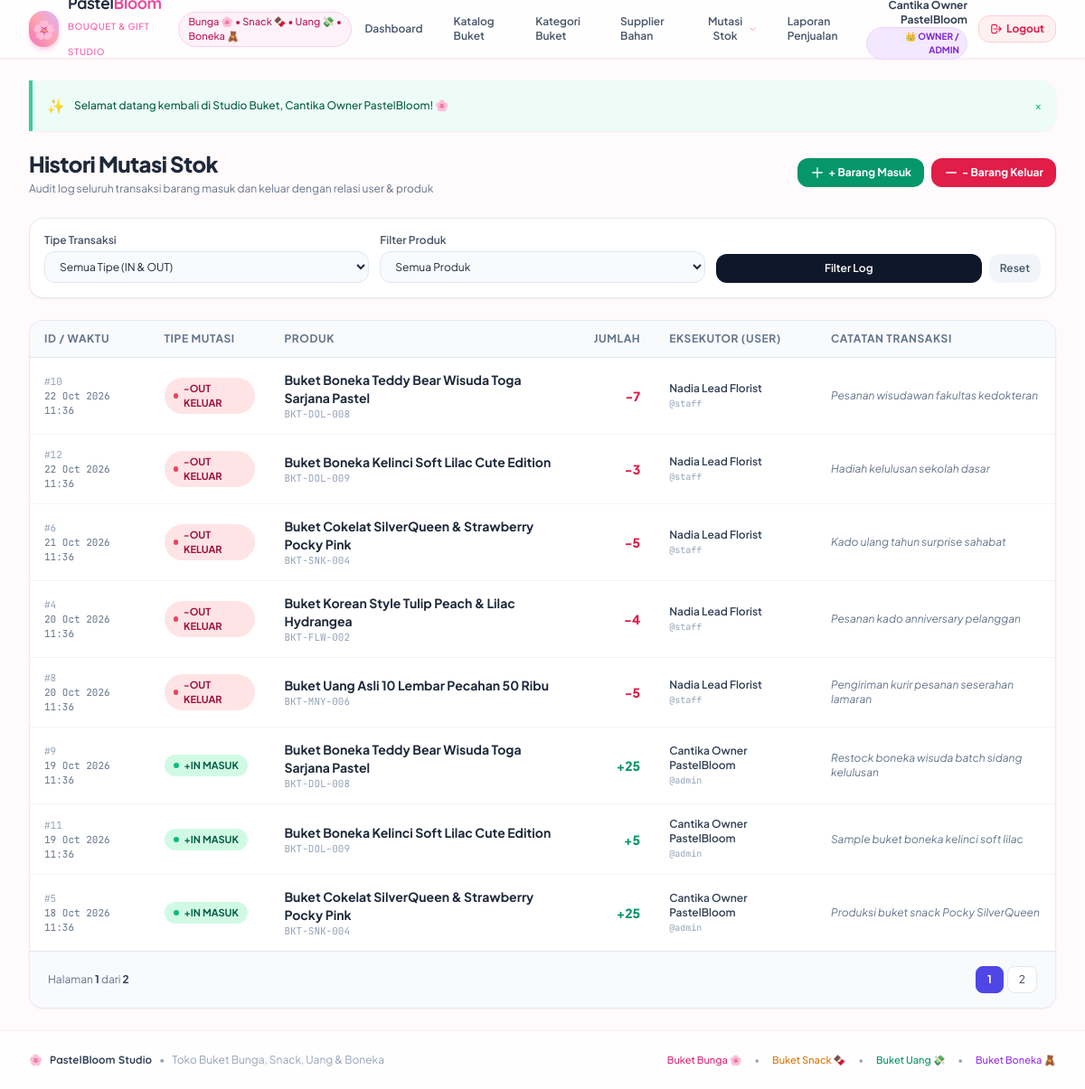
The page /movements.php (signed in) on the database its author committed.
### tables this page shows
CREATE TABLE `stock_movements` (
    `id` INT PRIMARY KEY AUTO_INCREMENT,
    `product_id` INT NOT NULL,
    `user_id` INT NOT NULL,
    `type` ENUM('IN', 'OUT') NOT NULL,
    `quantity` INT NOT NULL,
    `notes` TEXT DEFAULT NULL,
    `created_at` TIMESTAMP DEFAULT CURRENT_TIMESTAMP,
    FOREIGN KEY (`product_id`) REFERENCES `products`(`id`) ON UPDATE CASCADE ON DELETE RESTRICT,
    FOREIGN KEY (`user_id`) REFERENCES `users`(`id`) ON UPDATE CASCADE ON DELETE RESTRICT
);

CREATE TABLE `products` (
    `id` INT PRIMARY KEY AUTO_INCREMENT,
    `category_id` INT NOT NULL,
    `sku` VARCHAR(50) NOT NULL UNIQUE,
    `name` VARCHAR(150) NOT NULL,
    `price` DECIMAL(12,2) NOT NULL DEFAULT 0.00,
    `stock` INT NOT NULL DEFAULT 0,
    `minimum_stock` INT NOT NULL DEFAULT 5,
    `description` TEXT DEFAULT NULL,
    `created_at` TIMESTAMP DEFAULT CURRENT_TIMESTAMP,
    FOREIGN KEY (`category_id`) REFERENCES `categories`(`id`) ON UPDATE CASCADE ON DELETE RESTRICT
);

CREATE TABLE `user_profiles` (
    `id` INT PRIMARY KEY AUTO_INCREMENT,
    `user_id` INT NOT NULL UNIQUE,
    `full_name` VARCHAR(100) NOT NULL,
    `phone` VARCHAR(20) DEFAULT NULL,
    `address` TEXT DEFAULT NULL,
    FOREIGN KEY (`user_id`) REFERENCES `users`(`id`) ON DELETE CASCADE ON UPDATE CASCADE
);

CREATE TABLE `users` (
    `id` INT PRIMARY KEY AUTO_INCREMENT,
    `username` VARCHAR(50) NOT NULL UNIQUE,
    `password_hash` VARCHAR(255) NOT NULL,
    `role` ENUM('admin', 'staff') NOT NULL DEFAULT 'staff',
    `created_at` TIMESTAMP DEFAULT CURRENT_TIMESTAMP
);

### escape.php (called while the page is built, shortened)
<?php
if (!function_exists('e')) {
    function e(?string $value): string {
        return htmlspecialchars((string) ($value ?? ''), ENT_QUOTES, 'UTF-8');
    }
}
if (!function_exists('format_date')) {
    function format_date(?string $datetime): string {
        return date('d M Y H:i', strtotime($datetime));
    }
}

### movements.php (the view, shortened to what this page needs)
<?php
require_once __DIR__ . '/../../config/database.php';
require_once __DIR__ . '/../../helpers/escape.php';
$where = [];
$params = [];
$whereSql = !empty($where) ? 'WHERE ' . implode(' AND ', $where) : '';
$page = max(1, (int)($_GET['page'] ?? 1));
$perPage = 8;
$offset = ($page - 1) * $perPage;
$countStmt = $pdo->prepare("SELECT COUNT(*) FROM stock_movements sm {$whereSql}");
$countStmt->execute($params);
$totalData = (int) $countStmt->fetchColumn();
$totalPages = (int) ceil($totalData / $perPage);
$sql = "
    SELECT sm.id, sm.type, sm.quantity, sm.notes, sm.created_at,
           p.name AS product_name, p.sku,
           u.username, up.full_name AS user_fullname
    FROM stock_movements sm
    JOIN products p ON p.id = sm.product_id
    JOIN users u ON u.id = sm.user_id
    LEFT JOIN user_profiles up ON up.user_id = u.id
    {$whereSql}
    ORDER BY sm.created_at DESC
    LIMIT :limit OFFSET :offset
";
$stmt = $pdo->prepare($sql);
$stmt->bindValue(':limit', $perPage, PDO::PARAM_INT);
$stmt->bindValue(':offset', $offset, PDO::PARAM_INT);
$stmt->execute();
$movements = $stmt->fetchAll();
require_once __DIR__ . '/../../views/header.php';
?>
<div class="space-y-6">
    <div class="flex flex-col sm:flex-row sm:items-center justify-between gap-4">
        <div>
            <h1 class="text-2xl font-black text-slate-800 tracking-tight">Histori Mutasi Stok</h1>
            <p class="text-xs text-slate-500 mt-1">Audit log seluruh transaksi barang masuk dan keluar dengan relasi user &amp; produk</p>
        </div>
        <div class="flex items-center space-x-2">
            <a href="in.php" class="bg-emerald-600 hover:bg-emerald-700 text-white px-3.5 py-2 rounded-xl font-bold text-xs shadow-sm transition flex items-center">
                <svg class="w-4 h-4 mr-1" fill="none" stroke="currentColor" viewBox="0 0 24 24"><path stroke-linecap="round" stroke-linejoin="round" stroke-width="2" d="M12 4v16m8-8H4"/></svg>
                + Barang Masuk
            </a>
            <a href="out.php" class="bg-rose-600 hover:bg-rose-700 text-white px-3.5 py-2 rounded-xl font-bold text-xs shadow-sm transition flex items-center">
                <svg class="w-4 h-4 mr-1" fill="none" stroke="currentColor" viewBox="0 0 24 24"><path stroke-linecap="round" stroke-linejoin="round" stroke-width="2" d="M20 12H4"/></svg>
                - Barang Keluar
            </a>
        </div>
    </div>
    <div class="bg-white rounded-2xl p-4 border border-slate-200/80 shadow-sm">
        <form method="GET" action="movements.php" class="grid grid-cols-1 sm:grid-cols-3 gap-3">
            <div>
                <label class="block text-xs font-semibold text-slate-600 mb-1">Tipe Transaksi</label>
                <select name="type" class="w-full px-3 py-2 bg-slate-50 rounded-xl border border-slate-200 text-xs focus:ring-2 focus:ring-indigo-500 focus:outline-none">
                    <option value="">Semua Tipe (IN &amp; OUT)</option>
                </select>
            </div>
            <div>
                <label class="block text-xs font-semibold text-slate-600 mb-1">Filter Produk</label>
                <select name="product_id" class="w-full px-3 py-2 bg-slate-50 rounded-xl border border-slate-200 text-xs focus:ring-2 focus:ring-indigo-500 focus:outline-none">
                    <option value="">Semua Produk</option>
                </select>
            </div>
            <div class="flex items-end space-x-2">
                <button type="submit" class="flex-1 bg-slate-900 hover:bg-slate-800 text-white font-semibold py-2 px-3 rounded-xl text-xs transition">
                    Filter Log
                </button>
                <a href="movements.php" class="bg-slate-100 hover:bg-slate-200 text-slate-600 font-semibold py-2 px-3 rounded-xl text-xs transition">
                    Reset
                </a>
            </div>
        </form>
    </div>
    <div class="bg-white rounded-2xl border border-slate-200/80 shadow-sm overflow-hidden">
        <div class="overflow-x-auto">
            <table class="w-full text-left text-xs">
                <thead class="bg-slate-50 border-b border-slate-200 text-slate-500 uppercase tracking-wider font-semibold">
                    <tr>
                        <th class="py-3 px-4">ID / Waktu</th>
                        <th class="py-3 px-4">Tipe Mutasi</th>
                        <th class="py-3 px-4">Produk</th>
                        <th class="py-3 px-4 text-right">Jumlah</th>
                        <th class="py-3 px-4">Eksekutor (User)</th>
                        <th class="py-3 px-4">Catatan Transaksi</th>
                    </tr>
                </thead>
                <tbody class="divide-y divide-slate-100 text-slate-600">
                    <?php if (empty($movements)): ?>
                    <tr><td colspan="6" class="py-8 text-center text-slate-400">Belum ada catatan mutasi stok sesuai filter.</td></tr>
                    <?php else: ?>
                    <?php foreach ($movements as $m): ?>
                    <tr class="hover:bg-slate-50 transition">
                        <td class="py-3.5 px-4 font-mono text-[11px] text-slate-500">
                            <span class="text-slate-400">#<?= $m['id'] ?></span><br>
                            <?= format_date($m['created_at']) ?>
                        </td>
                        <td class="py-3.5 px-4">
                            <?php if ($m['type'] === 'IN'): ?>
                            <span class="inline-flex items-center px-2.5 py-1 rounded-full text-[11px] font-bold bg-emerald-100 text-emerald-800">
                                <span class="w-1.5 h-1.5 rounded-full bg-emerald-500 mr-1.5"></span> +IN MASUK
                            </span>
                            <?php else: ?>
                            <span class="inline-flex items-center px-2.5 py-1 rounded-full text-[11px] font-bold bg-rose-100 text-rose-800">
                                <span class="w-1.5 h-1.5 rounded-full bg-rose-500 mr-1.5"></span> -OUT KELUAR
                            </span>
                            <?php endif; ?>
                        </td>
                        <td class="py-3.5 px-4">
                            <div class="font-bold text-slate-800 text-sm"><?= e($m['product_name']) ?></div>
                            <span class="font-mono text-[11px] text-slate-400"><?= e($m['sku']) ?></span>
                        </td>
                        <td class="py-3.5 px-4 text-right font-black text-sm <?= $m['type'] === 'IN' ? 'text-emerald-600' : 'text-rose-600' ?>">
                            <?= $m['type'] === 'IN' ? '+' : '-' ?><?= number_format($m['quantity']) ?>
                        </td>
                        <td class="py-3.5 px-4">
                            <div class="font-semibold text-slate-700"><?= e($m['user_fullname'] ?? $m['username']) ?></div>
                            <span class="text-[10px] text-slate-400 font-mono">@<?= e($m['username']) ?></span>
                        </td>
                        <td class="py-3.5 px-4 text-slate-500 italic max-w-sm">
                            <?= e($m['notes'] ?? '-') ?>
                        </td>
                    </tr>
                    <?php endforeach; ?>
                    <?php endif; ?>
                </tbody>
            </table>
        </div>
        <?php if ($totalPages > 1): ?>
        <div class="px-5 py-4 bg-slate-50 border-t border-slate-200 flex items-center justify-between text-xs text-slate-500">
            <div>Halaman <span class="font-bold text-slate-700"><?= $page ?></span> dari <span class="font-bold text-slate-700"><?= $totalPages ?></span></div>
            <div class="flex space-x-1">
                <?php $qp = $_GET; ?>
                <?php for ($i = 1; $i <= $totalPages; $i++):
                    $qp['page'] = $i;
                ?>
                <a href="?<?= http_build_query($qp) ?>" class="px-3 py-1.5 rounded-lg border <?= $i === $page ? 'border-indigo-600 bg-indigo-600 text-white font-bold' : 'border-slate-200 bg-white text-slate-700 hover:bg-slate-100' ?>">
                    <?= $i ?>
                </a>
                <?php endfor; ?>
            </div>
        </div>
        <?php endif; ?>
    </div>
</div>
<?php require_once __DIR__ . '/../../views/footer.php'; ?>

### header.php (style rules this page uses)
body { font-family: 'Plus Jakarta Sans', sans-serif; background-color: #fffafb; }
.font-mono { font-family: 'JetBrains Mono', monospace; }

### rows shown on the page
stock_movements: id "10", created_at "22 Oct 2026 11:36", type "OUT" (drawn), product.name "Buket Boneka Teddy Bear Wisuda Toga Sarjana Pastel", product.sku "BKT-DOL-008", quantity "7", user_profiles.full_name "Nadia Lead Florist", user.username "staff", notes "Pesanan wisudawan fakultas kedokteran"
stock_movements: id "12", created_at "22 Oct 2026 11:36", type "OUT" (drawn), product.name "Buket Boneka Kelinci Soft Lilac Cute Edition", product.sku "BKT-DOL-009", quantity "3", user_profiles.full_name "Nadia Lead Florist", user.username "staff", notes "Hadiah kelulusan sekolah dasar"
stock_movements: id "6", created_at "21 Oct 2026 11:36", type "OUT" (drawn), product.name "Buket Cokelat SilverQueen & Strawberry Pocky Pink", product.sku "BKT-SNK-004", quantity "5", user_profiles.full_name "Nadia Lead Florist", user.username "staff", notes "Kado ulang tahun surprise sahabat"
stock_movements: id "4", created_at "20 Oct 2026 11:36", type "OUT" (drawn), product.name "Buket Korean Style Tulip Peach & Lilac Hydrangea", product.sku "BKT-FLW-002", quantity "4", user_profiles.full_name "Nadia Lead Florist", user.username "staff", notes "Pesanan kado anniversary pelanggan"
stock_movements: id "8", created_at "20 Oct 2026 11:36", type "OUT" (drawn), product.name "Buket Uang Asli 10 Lembar Pecahan 50 Ribu", product.sku "BKT-MNY-006", quantity "5", user_profiles.full_name "Nadia Lead Florist", user.username "staff", notes "Pengiriman kurir pesanan seserahan lamaran"
stock_movements: id "9", created_at "19 Oct 2026 11:36", type "IN" (drawn), product.name "Buket Boneka Teddy Bear Wisuda Toga Sarjana Pastel", product.sku "BKT-DOL-008", quantity "25", user_profiles.full_name "Cantika Owner PastelBloom", user.username "admin", notes "Restock boneka wisuda batch sidang kelulusan"
stock_movements: id "11", created_at "19 Oct 2026 11:36", type "IN" (drawn), product.name "Buket Boneka Kelinci Soft Lilac Cute Edition", product.sku "BKT-DOL-009", quantity "5", user_profiles.full_name "Cantika Owner PastelBloom", user.username "admin", notes "Sample buket boneka kelinci soft lilac"
stock_movements: id "5", created_at "18 Oct 2026 11:36", type "IN" (drawn), product.name "Buket Cokelat SilverQueen & Strawberry Pocky Pink", product.sku "BKT-SNK-004", quantity "25", user_profiles.full_name "Cantika Owner PastelBloom", user.username "admin", notes "Produksi buket snack Pocky SilverQueen"

### other values the page prints
$currentUser['full_name'] "Cantika Owner PastelBloom"
$successMsg "Selamat datang kembali di Studio Buket, Cantika Owner PastelBloom! 🌸"
$page "1"
$totalPages "2"
